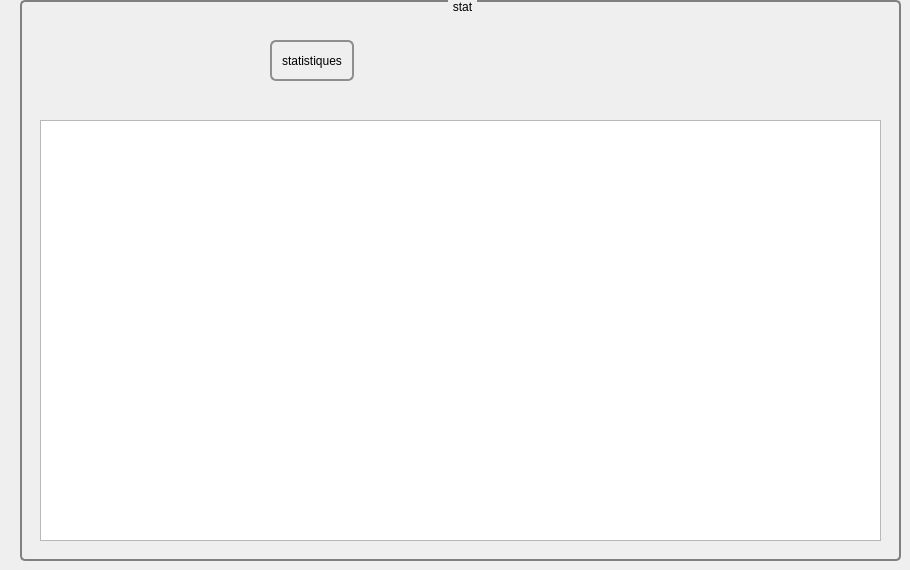
        <widget class="QWidget" name="tab_12">
         <attribute name="title">
          <string>statistiques</string>
         </attribute>
         <widget class="QGroupBox" name="groupBox_10">
          <property name="geometry">
           <rect>
            <x>20</x>
            <y>0</y>
            <width>881</width>
            <height>561</height>
           </rect>
          </property>
          <property name="styleSheet">
           <string notr="true">QGroupBox {
    background-color: qlineargradient(x1: 0, y1: 0, x2: 0, y2: 1,
                                      stop: 0 #E0E0E0, stop: 1 #FFFFFF);
    border: 2px solid gray;
    border-radius: 5px;
    margin-top: 1ex; /* leave space at the top for the title */
}

QGroupBox::title {
    subcontrol-origin: margin;
    subcontrol-position: top center; /* position at the top center */
    padding: 0 3px;
    background-color: qlineargradient(x1: 0, y1: 0, x2: 0, y2: 1,
                                      stop: 0 #FF0ECE, stop: 1 #FFFFFF);
}</string>
          </property>
          <property name="title">
           <string>stat</string>
          </property>
          <widget class="QCustomPlot" name="customPlot">
           <property name="geometry">
            <rect>
             <x>20</x>
             <y>120</y>
             <width>841</width>
             <height>421</height>
            </rect>
           </property>
          </widget>
          <widget class="QPushButton" name="stat">
           <property name="geometry">
            <rect>
             <x>250</x>
             <y>40</y>
             <width>84</width>
             <height>41</height>
            </rect>
           </property>
           <property name="styleSheet">
            <string notr="true">QPushButton {
    border: 2px solid #8f8f91;
    border-radius: 6px;
    background-color: qlineargradient(x1: 0, y1: 0, x2: 0, y2: 1,
                                      stop: 0 #f6f7fa, stop: 1 #dadbde);
    min-width: 80px;
}

QPushButton:pressed {
    background-color: qlineargradient(x1: 0, y1: 0, x2: 0, y2: 1,
                                      stop: 0 #dadbde, stop: 1 #f6f7fa);
}

QPushButton:flat {
    border: none; /* no border for a flat push button */
}

QPushButton:default {
    border-color: navy; /* make the default button prominent */
}</string>
           </property>
           <property name="text">
            <string>statistiques</string>
           </property>
          </widget>
          <widget class="QLabel" name="label_41">
           <property name="geometry">
            <rect>
             <x>380</x>
             <y>20</y>
             <width>81</width>
             <height>101</height>
            </rect>
           </property>
           <property name="styleSheet">
            <string notr="true">image: url(:/Downloads/stat.png);</string>
           </property>
           <property name="text">
            <string/>
           </property>
          </widget>
         </widget>
        </widget>
